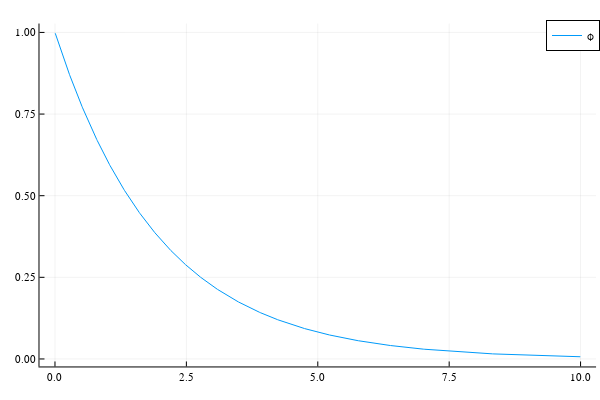

The notebook cell this image was saved under:
### Code cell
ϕ1=slab_diffusion_solver(f,bc,N,graph=true);

### Figure 1 — Plotly figure (JSON) as saved in the notebook; plotly's stock layout.template omitted (floating-point values rounded to 4 significant figures; data arrays with more than 128 entries replaced by an {"elided": "..."} marker saying what was removed)
{"data": [{"colorbar": {"len": 0.9525, "title": "", "x": 0.9934, "y": 0.5139}, "legendgroup": "ϕ", "line": {"color": "rgba(0, 154, 250, 1.000)", "dash": "solid", "shape": "linear", "width": 1}, "mode": "lines", "name": "ϕ", "showlegend": true, "type": "scatter", "x": {"elided": "1000 float values"}, "xaxis": "x", "y": {"elided": "1000 float values"}, "yaxis": "y"}], "layout": {"annotations": [], "height": 400, "legend": {"bgcolor": "rgba(255, 255, 255, 1.000)", "bordercolor": "rgba(0, 0, 0, 1.000)", "borderwidth": 1, "font": {"color": "rgba(0, 0, 0, 1.000)", "family": "sans-serif", "size": 11}, "title": {"font": {"color": "rgba(0, 0, 0, 1.000)", "family": "sans-serif", "size": 15}, "text": ""}, "tracegroupgap": 0, "traceorder": "normal", "x": 1, "xanchor": "auto", "y": 1, "yanchor": "auto"}, "margin": {"b": 20, "l": 0, "r": 0, "t": 20}, "paper_bgcolor": "rgba(255, 255, 255, 1.000)", "plot_bgcolor": "rgba(255, 255, 255, 1.000)", "showlegend": true, "width": 600, "xaxis": {"anchor": "y", "domain": [0.06582, 0.9934], "gridcolor": "rgba(0, 0, 0, 0.100)", "gridwidth": 0.5, "linecolor": "rgba(0, 0, 0, 1.000)", "mirror": false, "range": [-0.2947, 10.29], "showgrid": true, "showline": true, "showticklabels": true, "tickangle": 0, "tickcolor": "rgb(0, 0, 0)", "tickfont": {"color": "rgba(0, 0, 0, 1.000)", "family": "sans-serif", "size": 11}, "tickmode": "array", "ticks": "inside", "ticktext": ["0.0", "2.5", "5.0", "7.5", "10.0"], "tickvals": [0, 2.5, 5, 7.5, 10], "title": "", "titlefont": {"color": "rgba(0, 0, 0, 1.000)", "family": "sans-serif", "size": 15}, "type": "-", "visible": true, "zeroline": false, "zerolinecolor": "rgba(0, 0, 0, 1.000)"}, "yaxis": {"anchor": "x", "domain": [0.03762, 0.9902], "gridcolor": "rgba(0, 0, 0, 0.100)", "gridwidth": 0.5, "linecolor": "rgba(0, 0, 0, 1.000)", "mirror": false, "range": [-0.02297, 1.027], "showgrid": true, "showline": true, "showticklabels": true, "tickangle": 0, "tickcolor": "rgb(0, 0, 0)", "tickfont": {"color": "rgba(0, 0, 0, 1.000)", "family": "sans-serif", "size": 11}, "tickmode": "array", "ticks": "inside", "ticktext": ["0.00", "0.25", "0.50", "0.75", "1.00"], "tickvals": [0, 0.25, 0.5, 0.75, 1], "title": "", "titlefont": {"color": "rgba(0, 0, 0, 1.000)", "family": "sans-serif", "size": 15}, "type": "-", "visible": true, "zeroline": false, "zerolinecolor": "rgba(0, 0, 0, 1.000)"}}}
